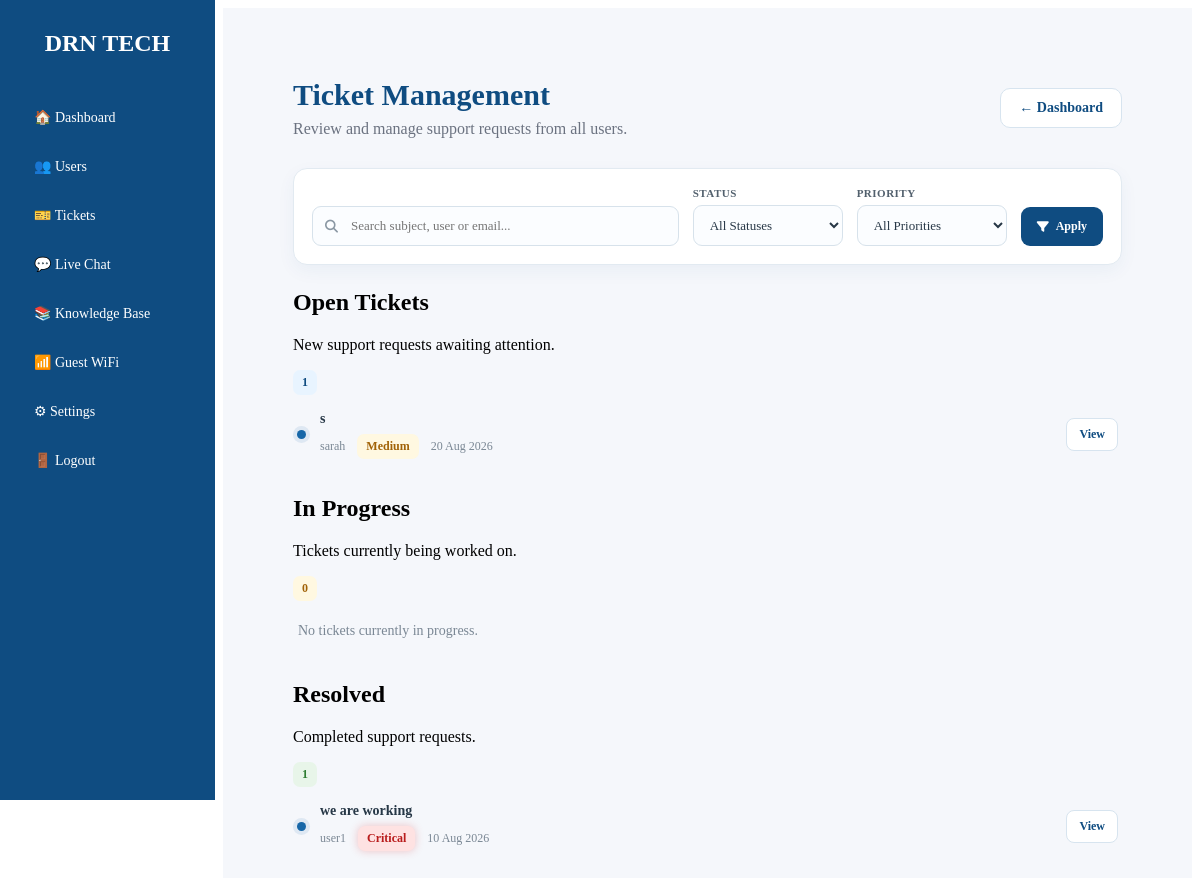
The page /admin/tickets (signed in) on the database its author committed.
### app.py (models this page shows, shortened)
class Ticket(db.Model):
    id = db.Column(
        db.Integer,
        primary_key=True,
    )
    ticket_number = db.Column(
        db.Integer,
        nullable=False,
    )
    subject = db.Column(
        db.String(200),
        nullable=False,
    )
    description = db.Column(
        db.Text,
        nullable=False,
    )
    priority = db.Column(
        db.String(20),
        nullable=False,
        default="Medium",
    )
    status = db.Column(
        db.String(20),
        nullable=False,
        default="Open",
    )
    created_at = db.Column(
        db.DateTime,
        default=datetime.utcnow,
    )
    user_id = db.Column(
        db.Integer,
        db.ForeignKey("user.id"),
        nullable=False,
    )
    user = db.relationship(
        "User",
        backref=db.backref(
            "tickets",
            lazy=True,
        ),
    )

class User(UserMixin, db.Model):
    id = db.Column(
        db.Integer,
        primary_key=True,
    )
    username = db.Column(
        db.String(100),
        nullable=False,
    )
    email = db.Column(
        db.String(120),
        unique=True,
        nullable=False,
    )
    password = db.Column(
        db.String(255),
        nullable=False,
    )
    is_admin = db.Column(
        db.Boolean,
        default=False,
        nullable=False,
    )
    is_active = db.Column(
        db.Boolean,
        default=True,
        nullable=False,
    )

### app.py (the view, shortened to what this page needs)
@app.route("/admin/tickets")
@admin_required
def admin_tickets():
    search = request.args.get(
        "search",
        "",
    ).strip()
    status_filter = request.args.get(
        "status",
        "",
    ).strip()
    priority_filter = request.args.get(
        "priority",
        "",
    ).strip()
    query = Ticket.query.join(User)
    allowed_priorities = [
        "Low",
        "Medium",
        "High",
        "Critical",
    ]
    if priority_filter in allowed_priorities:
        query = query.filter(
            Ticket.priority == priority_filter
        )
    allowed_statuses = [
        "Open",
        "In Progress",
        "Resolved",
    ]
    if status_filter in allowed_statuses:
        query = query.filter(
            Ticket.status == status_filter
        )
    filtered_tickets = query.order_by(
        Ticket.created_at.desc()
    ).all()
    open_tickets = [
        ticket
        for ticket in filtered_tickets
        if ticket.status == "Open"
    ]
    in_progress_tickets = [
        ticket
        for ticket in filtered_tickets
        if ticket.status == "In Progress"
    ]
    resolved_tickets = [
        ticket
        for ticket in filtered_tickets
        if ticket.status == "Resolved"
    ]
    return render_template(
        "admin/tickets.html",
        open_tickets=open_tickets,
        in_progress_tickets=in_progress_tickets,
        resolved_tickets=resolved_tickets,
        search=search,
        status_filter=status_filter,
        priority_filter=priority_filter,
    )

### app.py (called while the page is built, shortened)
@login_manager.user_loader
def load_user(user_id):
    user = db.session.get(User, int(user_id))
    if not user:
        return None
    if not user.is_active:
        return None
    return user

def admin_required(f):
    @wraps(f)
    @login_required
    def decorated_function(*args, **kwargs):
        return f(*args, **kwargs)
    return decorated_function

### templates/admin/tickets.html (shortened to what this page needs)
{% extends "base.html" %}
{% block content %}
<div class="admin-page">
    <div class="admin-header">
        <div>
            <h1>Ticket Management</h1>
            <p>Review and manage support requests from all users.</p>
        </div>
        <a href="{{ url_for('admin_dashboard') }}" class="secondary-action-btn">
            ← Dashboard
        </a>
    </div>
<div class="admin-ticket-toolbar">
    <form
        method="GET"
        action="{{ url_for('admin_tickets') }}"
        class="admin-ticket-filter-form"
    >
        <div class="admin-ticket-search">
            <input
                type="search"
                name="search"
                value="{{ search }}"
                placeholder="Search subject, user or email..."
            >
        </div>
        <div class="admin-ticket-filter">
            <label for="status">
                Status
            </label>
            <select
                name="status"
                id="status"
            >
                <option value="">
                    All Statuses
                </option>
            </select>
        </div>
        <div class="admin-ticket-filter">
            <label for="priority">
                Priority
            </label>
            <select
                name="priority"
                id="priority"
            >
                <option value="">
                    All Priorities
                </option>
            </select>
        </div>
        <button
            type="submit"
            class="admin-filter-btn"
        >
            <i class="fa-solid fa-filter"></i>
            Apply
        </button>
    </form>
</div>
    <div class="admin-card">
        <div class="admin-card-header">
            <div>
                <h2>Open Tickets</h2>
                <p>New support requests awaiting attention.</p>
            </div>
            <span class="status-badge status-open">
                {{ open_tickets|length }}
            </span>
        </div>
        {% if open_tickets %}
        <ul class="admin-ticket-list">
            {% for ticket in open_tickets %}
            <li class="admin-ticket-list-item">
                <span class="ticket-bullet" aria-hidden="true"></span>
                <div class="admin-ticket-list-main">
                    <div class="admin-ticket-list-title">
                        <a href="{{ url_for('admin_ticket_details', ticket_id=ticket.id) }}">
                            {{ ticket.subject }}
                        </a>
                    </div>
                    <div class="admin-ticket-list-meta">
                        <span>{{ ticket.user.username }}</span>
                        <span class="priority-badge priority-{{ ticket.priority|lower }}">
                            {{ ticket.priority }}
                        </span>
                        <span>
                            {{ ticket.created_at.strftime("%d %b %Y") }}
                        </span>
                    </div>
                </div>
                <a
                    href="{{ url_for('admin_ticket_details', ticket_id=ticket.id) }}"
                    class="admin-list-view-btn"
                >
                    View
                </a>
            </li>
            {% endfor %}
        </ul>
        {% else %}
            <div class="admin-list-empty">No open tickets.</div>
        {% endif %}
    </div>
    <div class="admin-card">
        <div class="admin-card-header">
            <div>
                <h2>In Progress</h2>
                <p>Tickets currently being worked on.</p>
            </div>
            <span class="status-badge status-in-progress">
                {{ in_progress_tickets|length }}
            </span>
        </div>
        {% if in_progress_tickets %}
        <ul class="admin-ticket-list">
            {% for ticket in in_progress_tickets %}
            <li class="admin-ticket-list-item">
                <span class="ticket-bullet" aria-hidden="true"></span>
                <div class="admin-ticket-list-main">
                    <div class="admin-ticket-list-title">
                        <a href="{{ url_for('admin_ticket_details', ticket_id=ticket.id) }}">
                            {{ ticket.subject }}
                        </a>
                    </div>
                    <div class="admin-ticket-list-meta">
                        <span>{{ ticket.user.username }}</span>
                        <span class="priority-badge priority-{{ ticket.priority|lower }}">
                            {{ ticket.priority }}
                        </span>
                        <span>
                            {{ ticket.created_at.strftime("%d %b %Y") }}
                        </span>
                    </div>
                </div>
                <a
                    href="{{ url_for('admin_ticket_details', ticket_id=ticket.id) }}"
                    class="admin-list-view-btn"
                >
                    View
                </a>
            </li>
            {% endfor %}
        </ul>
        {% else %}
            <div class="admin-list-empty">No tickets currently in progress.</div>
        {% endif %}
    </div>
    <div class="admin-card">
        <div class="admin-card-header">
            <div>
                <h2>Resolved</h2>
                <p>Completed support requests.</p>
            </div>
            <span class="status-badge status-resolved">
                {{ resolved_tickets|length }}
            </span>
        </div>
        {% if resolved_tickets %}
        <ul class="admin-ticket-list">
            {% for ticket in resolved_tickets %}
            <li class="admin-ticket-list-item">
                <span class="ticket-bullet" aria-hidden="true"></span>
                <div class="admin-ticket-list-main">
                    <div class="admin-ticket-list-title">
                        <a href="{{ url_for('admin_ticket_details', ticket_id=ticket.id) }}">
                            {{ ticket.subject }}
                        </a>
                    </div>
                    <div class="admin-ticket-list-meta">
                        <span>{{ ticket.user.username }}</span>
                        <span class="priority-badge priority-{{ ticket.priority|lower }}">
                            {{ ticket.priority }}
                        </span>
                        <span>
                            {{ ticket.created_at.strftime("%d %b %Y") }}
                        </span>
                    </div>
                </div>
                <a
                    href="{{ url_for('admin_ticket_details', ticket_id=ticket.id) }}"
                    class="admin-list-view-btn"
                >
                    View
                </a>
            </li>
            {% endfor %}
        </ul>
        {% else %}
            <div class="admin-list-empty">No resolved tickets.</div>
        {% endif %}
    </div>
</div>
{% endblock %}

### static/css/dashboard.css (style rules this page uses)
.secondary-action-btn { display: inline-flex; align-items: center; justify-content: center; gap: 8px; padding: 11px 18px; border: 1px solid #d7e4ef; border-radius: 10px; background: #ffffff; color: #0F4C81; font-size: 14px; font-weight: 600; text-decoration: none; cursor: pointer; transition: all 0.25s ease; }
.ticket-bullet { width: 9px; height: 9px; flex: 0 0 9px; border-radius: 50%; background: #1767A8; box-shadow: 0 0 0 4px rgba(23, 103, 168, 0.10); }
.admin-ticket-toolbar { margin-bottom: 24px; }
.admin-ticket-filter-form { display: flex; align-items: end; flex-wrap: wrap; gap: 14px; padding: 18px; background: #ffffff; border: 1px solid #e2eaf1; border-radius: 14px; box-shadow: 0 6px 18px rgba(15, 76, 129, 0.05); }
.admin-ticket-search { position: relative; flex: 1 1 280px; min-width: 220px; }
.admin-ticket-search input { width: 100%; padding: 11px 13px 11px 38px; box-sizing: border-box; border: 1px solid #d7e2eb; border-radius: 9px; background: #fbfdff; color: #273746; font-family: inherit; font-size: 13px; outline: none; transition: border-color 0.2s ease, box-shadow 0.2s ease, background 0.2s ease; }
.admin-ticket-filter { display: flex; flex-direction: column; gap: 6px; min-width: 150px; }
.admin-ticket-filter label { color: #52606d; font-size: 11px; font-weight: 700; text-transform: uppercase; letter-spacing: 0.5px; }
.admin-ticket-filter select { min-width: 150px; padding: 11px 34px 11px 12px; border: 1px solid #d7e2eb; border-radius: 9px; background: #fbfdff; color: #273746; font-family: inherit; font-size: 13px; cursor: pointer; outline: none; transition: border-color 0.2s ease, box-shadow 0.2s ease, background 0.2s ease; }
.admin-filter-btn { display: inline-flex; align-items: center; justify-content: center; gap: 7px; min-height: 39px; padding: 10px 16px; border: none; border-radius: 9px; background: #0F4C81; color: #ffffff; font-family: inherit; font-size: 12px; font-weight: 600; cursor: pointer; transition: background 0.2s ease, transform 0.2s ease, box-shadow 0.2s ease; }

### static/css/admin.css (style rules this page uses)
.admin-page { padding: 30px; }
.admin-header { display: flex; justify-content: space-between; align-items: center; gap: 20px; margin-bottom: 30px; }
.admin-header h1 { margin: 0 0 8px; color: #0F4C81; font-size: 30px; }
.admin-header p { margin: 0; color: #6b7280; }
.priority-badge { display: inline-block; padding: 5px 9px; border-radius: 7px; font-size: 12px; font-weight: 600; }
.priority-medium { background: #fff8e1; color: #a16207; }
.priority-critical { background: #fee2e2; color: #b91c1c; box-shadow: 0 0 8px rgba(220, 38, 38, 0.25); }
.status-badge { display: inline-block; padding: 5px 9px; border-radius: 7px; font-size: 12px; font-weight: 600; }
.status-open { background: #e8f4ff; color: #0F4C81; }
.status-in-progress { background: #fff8e1; color: #a16207; }
.status-resolved { background: #e8f5e9; color: #2e7d32; }
.admin-ticket-list { list-style: none; padding: 0; margin: 0; }
.admin-ticket-list-item { display: flex; align-items: center; gap: 14px; padding: 16px 4px; border-bottom: 1px solid #edf1f5; transition: background 0.2s ease; }
.admin-ticket-list-item:last-child { border-bottom: none; }
.ticket-bullet { width: 9px; height: 9px; flex: 0 0 9px; border-radius: 50%; background: #1767A8; box-shadow: 0 0 0 4px rgba(23, 103, 168, 0.10); }
.admin-ticket-list-main { flex: 1; min-width: 0; }
.admin-ticket-list-title { margin-bottom: 7px; }
.admin-ticket-list-title a { color: #263746; font-size: 14px; font-weight: 700; text-decoration: none; }
.admin-ticket-list-meta { display: flex; align-items: center; flex-wrap: wrap; gap: 8px 12px; color: #7a8794; font-size: 12px; }
.admin-list-view-btn { display: inline-flex; align-items: center; justify-content: center; padding: 8px 12px; border: 1px solid #d7e4ef; border-radius: 8px; background: #ffffff; color: #0F4C81; font-size: 12px; font-weight: 700; text-decoration: none; transition: all 0.2s ease; }
.admin-list-empty { padding: 22px 5px; color: #7a8794; font-size: 14px; }

### rows shown on the page
Ticket: subject "s", user.username "sarah", priority "Medium", created_at "20 Aug 2026"
Ticket: subject "we are working", user.username "user1", priority "Critical", created_at "10 Aug 2026"

### other values the page prints
{{ open_tickets|length }} "1"
{{ in_progress_tickets|length }} "0"
{{ resolved_tickets|length }} "1"
